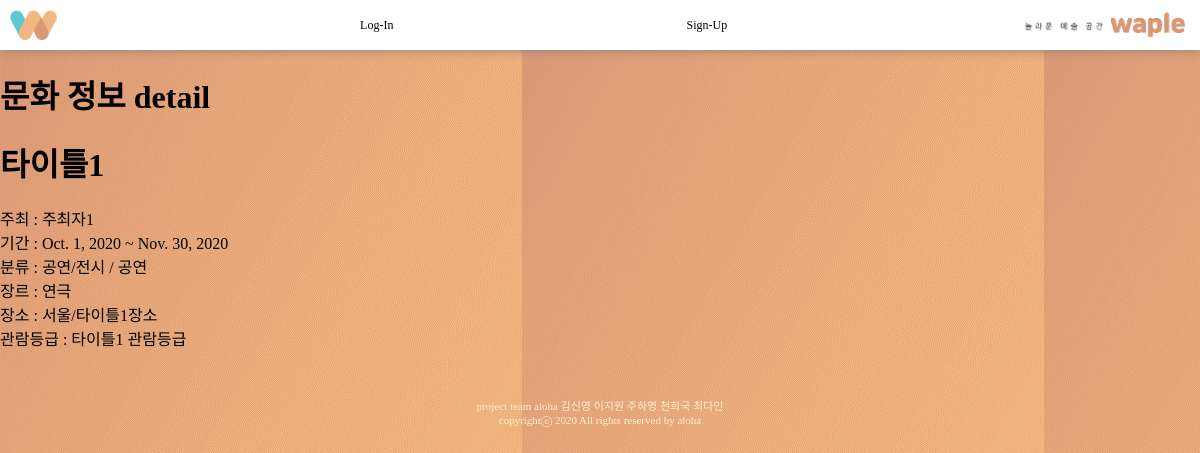
Screenshot of /subapp/detail/1 with the database file from the repository.
### subapp/models.py (models this page shows, shortened)
class PerformanceDB(models.Model):
    artinfo = models.ForeignKey(
        ArtInfoDB, on_delete=models.CASCADE, related_name='performance')
    cl = models.CharField(max_length=10) #소분류
    genre = models.CharField(max_length=10)
    place = models.CharField(max_length=30)
    Vrate = models.CharField(max_length=50, null=True) #관람등급 view rate

class ArtInfoDB(models.Model):
    title = models.CharField(max_length=30)
    host = models.CharField(max_length=30)
    region = models.CharField(max_length=10)
    category = models.CharField(max_length=10)
    start_date = models.DateField(null=True, auto_now=False, auto_now_add=False)
    end_date = models.DateField(null=True, auto_now=False, auto_now_add=False)

### subapp/views.py (the view)
# urls.py: path('detail/<int:content_pk>', views.detail, name='detail'),
def detail(request, content_pk):
    context={}
    Aitem = None
    Bitem = None
    contentt = ArtInfoDB.objects.get(pk = content_pk)
    if contentt.category == '공연/전시' :
        Aitem = PerformanceDB.objects.get(artinfo_id=content_pk)
    elif contentt.category == '축제/행사':
        Bitem = FestivalDB.objects.get(artinfo_id=content_pk)
    else : #'미술작품/건축물'
        item = ArtWorkDB.objects.get(artinfo_id=content_pk)
    context['Aitem'] = Aitem
    context['Bitem'] = Bitem
    return render(request, 'subapp/detail.html', context)

### subapp/templates/subapp/detail.html (shortened to what this page needs)
{% extends 'base.html' %}
{% load static %}
{% block content %}
    <h1>문화 정보 detail</h1>
    {% if Aitem  %}
    <h1> {{ Aitem.artinfo.title }} </h1>
    주최 : {{ Aitem.artinfo.host }} <br>
    기간 : {{ Aitem.artinfo.start_date }} ~ {{ Aitem.artinfo.end_date }} <br>
    분류 : {{Aitem.artinfo.category}} / {{ Aitem.cl }} <br>
    장르 : {{ Aitem.genre }} <br>
    장소 : {{Aitem.artinfo.region}}/{{ Aitem.place }} <br>
    관람등급 : {{Aitem.Vrate}} <br>
    {% endif %}
{% endblock %}

### static/base.css (style rules this page uses)
body { margin: 0px; background-image: url('background.png'); font-family: 'SCDream'; }

### rows the page displays
PerformanceDB: artinfo "타이틀1", artinfo.host "주최자1", artinfo.start_date "Oct. 1, 2020", artinfo.end_date "Nov. 30, 2020", artinfo.category "공연/전시", cl "공연", genre "연극", artinfo.region "서울", place "타이틀1장소", Vrate "타이틀1 관람등급"
